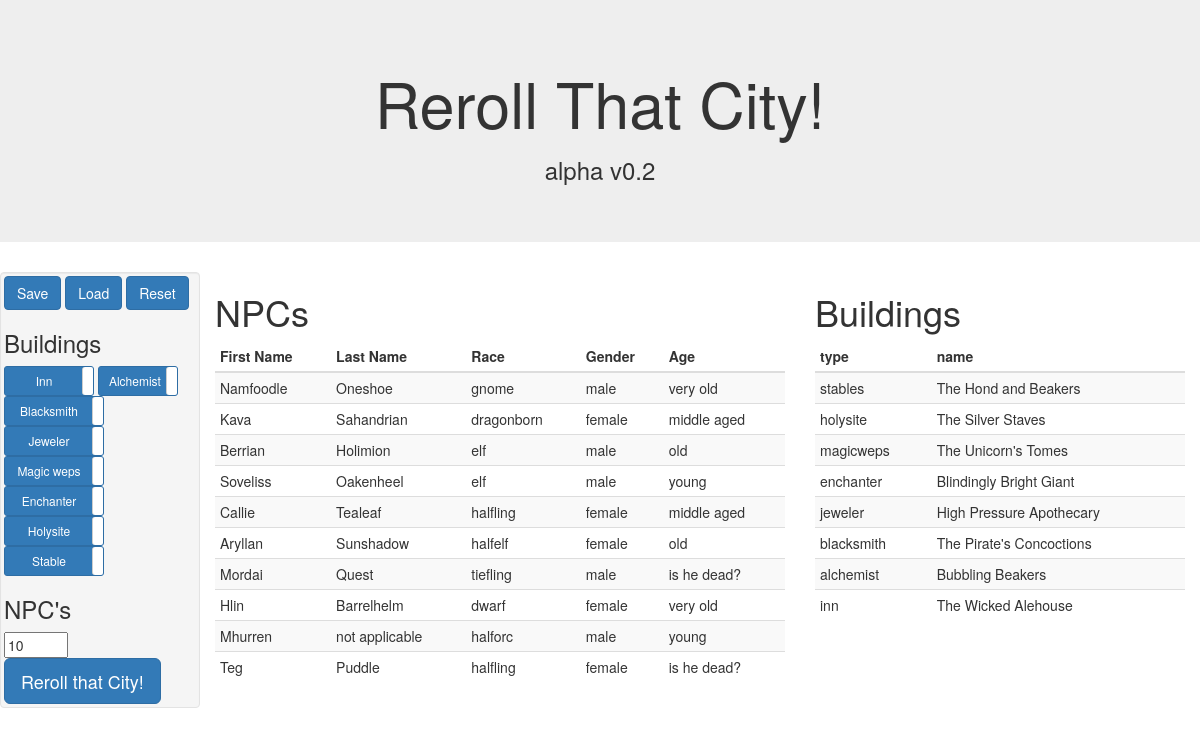
The page / on the database its author committed.
### tables this page shows
CREATE TABLE `gnome` (
	`male`	TEXT,
	`female`	TEXT,
	`last`	TEXT
);

CREATE TABLE `race` (
	`race`	TEXT
);

CREATE TABLE `dragonborn` (
	`male`	INTEGER,
	`female`	INTEGER,
	`last`	INTEGER
);

CREATE TABLE `elf` (
	`male`	TEXT,
	`female`	TEXT,
	`last`	TEXT
);

CREATE TABLE `halfling` (
	`male`	TEXT,
	`female`	TEXT,
	`last`	TEXT
);

CREATE TABLE "halfelf" (
	`male`	TEXT,
	`female`	TEXT,
	`last`	TEXT
);

CREATE TABLE `tiefling` (
	`male`	TEXT,
	`female`	TEXT,
	`last`	TEXT
);

CREATE TABLE "dwarf" (
	`male`	TEXT,
	`female`	TEXT,
	`last`	TEXT
);

CREATE TABLE `halforc` (
	`male`	TEXT,
	`female`	TEXT,
	`last`	TEXT
);

### dndApp.py (the view)
@app.route('/')
def hello_world():
    characterList=dndGenerator.genChar(10)
    buildingList=dndGenerator.genBuilding()
    return render_template('index.html', charList=characterList, buildingList=buildingList)

### buildingGen.py (called while the page is built)
def generateBuilding(buildings=buildings):
	firstNames =[]
	lastNames =[]
	listOfBuildings=[]
	for building in buildings:
		generatedBuilding = {}
		for row in c.execute('SELECT '+building+"1"+' FROM buildings'):
			if row[0] != None:
				firstNames.insert(0,row[0])
		for row in c.execute('SELECT '+building+"2"+' FROM buildings'):
			if row[0] != None:
				lastNames.insert(0,row[0])
		generatedBuilding['type'] = building
		generatedBuilding['name'] = random.choice(firstNames) + " " + random.choice(lastNames)
		listOfBuildings.insert(0,generatedBuilding)
	return(listOfBuildings)

### charGen.py (called while the page is built)
def getItemsFromDb(item, table, connCursor=c):
	returnList = []
	for row in connCursor.execute('SELECT '+item+' FROM '+table+''):
			if row[0] != None:
				returnList.insert(0,row[0])
	return returnList

def generateRace(requestedRace=0):
	character = {}
	firstName =[]
	lastName =[]
	personality=[]
	charRace =[]
	if (requestedRace == 0):
		character['gender'] = random.choice(gender)
		character['race'] = random.choice(getItemsFromDb('race', 'race'))
		character['lastName'] = random.choice(getItemsFromDb('last', character['race']))
		character['firstName'] = random.choice(getItemsFromDb(character['gender'],character['race']))
		character['personality1'] = random.choice(getItemsFromDb('personality1', 'commonTraits'))
		character['personality2'] = random.choice(getItemsFromDb('personality2', 'commonTraits'))
		character['age'] = random.choice(age)
		return(character)

### dndGenerator.py (called while the page is built)
def genChar(toGen=10):
	charlist =[]
	for i in range(0,toGen):
		charlist.insert(0,(charGen.generateRace()))
	return charlist

def genBuilding(buildings=0):
	buildingList =[]
	if buildings == 0:
		buildingList = buildingGen.generateBuilding()
	elif not buildings:
		buildingList = buildingGen.generateBuilding()
	else:
		buildingList = buildingGen.generateBuilding(buildings)
	return buildingList

### templates/index.html (shortened to what this page needs)
<!doctype html>
<head>
	<link rel= "stylesheet" type= "text/css" href= "{{ url_for('static',filename='css/main.css') }}">
		<link rel= "stylesheet" type= "text/css" href= "{{ url_for('static',filename='css/bootstrap.min.css') }}">
	<link rel= "stylesheet" type= "text/css" href= "{{ url_for('static',filename='css/bootstrap-toggle.css') }}">
</head>
<body>
	<div class="jumbotron text-center">
	  <h1>Reroll That City!</h1>
	  <h3> alpha v0.2 </h3>
	</div>
		<div id="sidebar" class="col-md-2 col-lg-2 col-xl-1 well">
			<div id="buildingsToGen">
				<div id="saveLoadRest">
					<button type="button" id="saveBtn" class="btn btn-primary btn">Save</button>
					<button type="button" id="loadBtn" class="btn btn-primary btn">Load</button>
					<button type="button" id="resetBtn" class="btn btn-primary btn">Reset</button>
				</div>
				<form>
					<h3> Buildings </h3>
					<div>
					</div>
				</form>
			</div>
			<div id="npcSelection">
				<h3>NPC's</h3>
				<form>
					<input type=text size=5 name=a value="10">
					<button type="button"  id="regenerateAll" class="btn btn-primary btn-lg">Reroll that City!</button>
				</form>
			</div>
		</div>
		<div id="npcTable" class="col-md-6 col-lg-6">
			<h1>NPCs</h1>
			<table class="table table-striped table-condensed table-hover">
				<thead>
				 	<tr>
			            <th>First Name</th>
			            <th>Last Name</th>
			            <th>Race</th>
			            <th>Gender</th>
			            <th>Age</th>
			    	</tr>
			    </thead>
			    <tbody>
				{% for item in charList %}
					<tr>
						<td>{{item['firstName']}}</td>
			            <td>{{item['lastName']}}</td>
			            <td>{{item['race']}}</td>
			            <td>{{item['gender']}}</td>
			            <td>{{item['age']}}</td>
					</tr>
				{% endfor %}
				</tbody>
			</table>
		</div>
		<div id="buildingsTable" class="col-md-4 col-lg-4">
			<h1>Buildings</h1>
			<table class="table table-striped table-condensed table-hover">
				<thead>
				 	<tr>
			            <th>type</th>
			            <th>name</th>
			    	</tr>
			    </thead>
			    <tbody>
				{% for item in buildingList %}
					<tr>
						<td>{{item['type']}}</td>
			            <td>{{item['name']}}</td>
					</tr>
				{% endfor %}
				</tbody>
			</table>
		</div>
</body>

### static/css/main.css (style rules this page uses)
#sidebar { padding: 3px; }

### rows shown on the page
gnome: firstName "Namfoodle"
gnome: lastName "Oneshoe"
race: race "gnome"
dragonborn: firstName "Kava"
dragonborn: lastName "Sahandrian"
race: race "dragonborn"
elf: firstName "Berrian"
elf: lastName "Holimion"
race: race "elf" "elf"
elf: firstName "Soveliss"
elf: lastName "Oakenheel"
halfling: firstName "Callie"
halfling: lastName "Tealeaf"
race: race "halfling" "halfling"
halfelf: firstName "Aryllan"
halfelf: lastName "Sunshadow"
race: race "halfelf"
tiefling: firstName "Mordai"
tiefling: lastName "Quest"
race: race "tiefling"
dwarf: firstName "Hlin"
dwarf: lastName "Barrelhelm"
race: race "dwarf"
halforc: firstName "Mhurren"
halforc: lastName "not applicable"
race: race "halforc"
halfling: firstName "Teg"
halfling: lastName "Puddle"

### other values the page prints
{{ item['gender'] }} "male" "female" "male" "male" "female" "female" "male" "female" "male" "female"
{{ item['age'] }} "very old" "middle aged" "old" "young" "middle aged" "old" "is he dead?" "very old" "young" "is he dead?"
{{ item['type'] }} "stables" "holysite" "magicweps" "enchanter" "jeweler" "blacksmith" "alchemist" "inn"
{{ item['name'] }} "The Hond and Beakers" "The Silver Staves" "The Unicorn's Tomes" "Blindingly Bright Giant" "High Pressure Apothecary" "The Pirate's Concoctions" "Bubbling Beakers" "The Wicked Alehouse"
